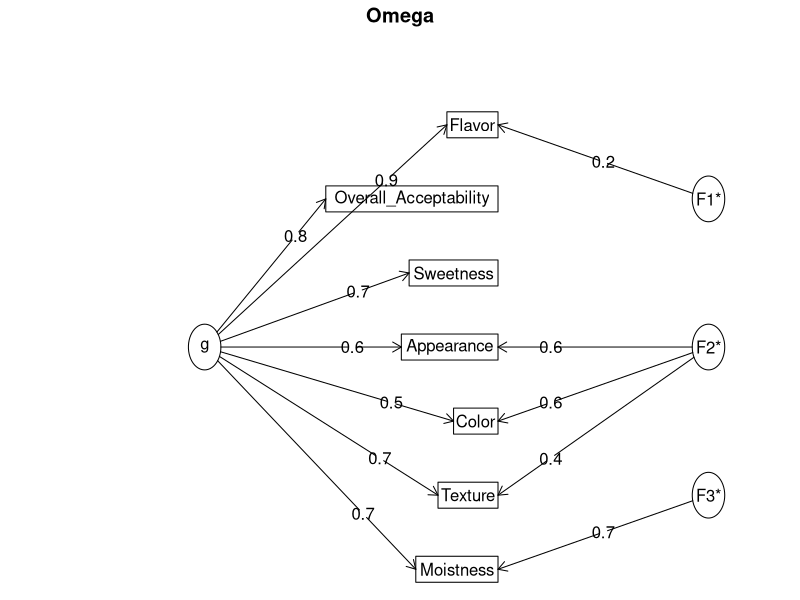
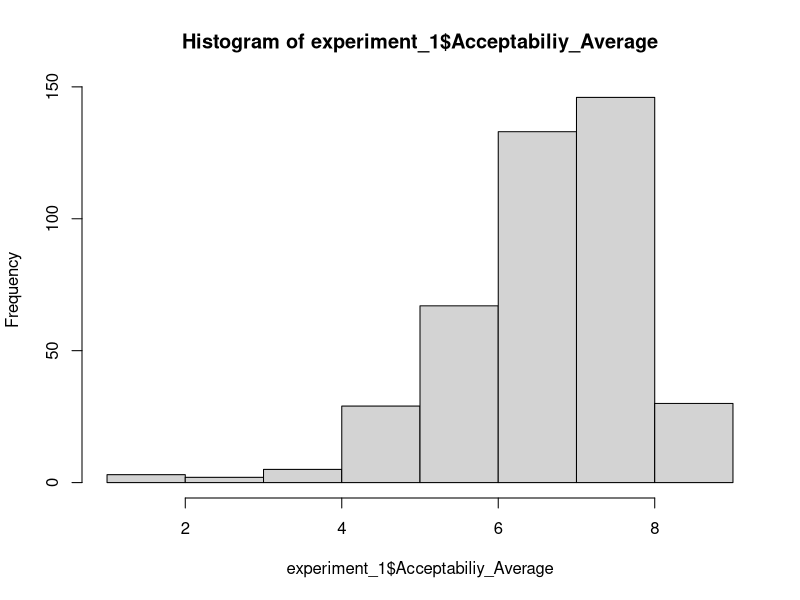
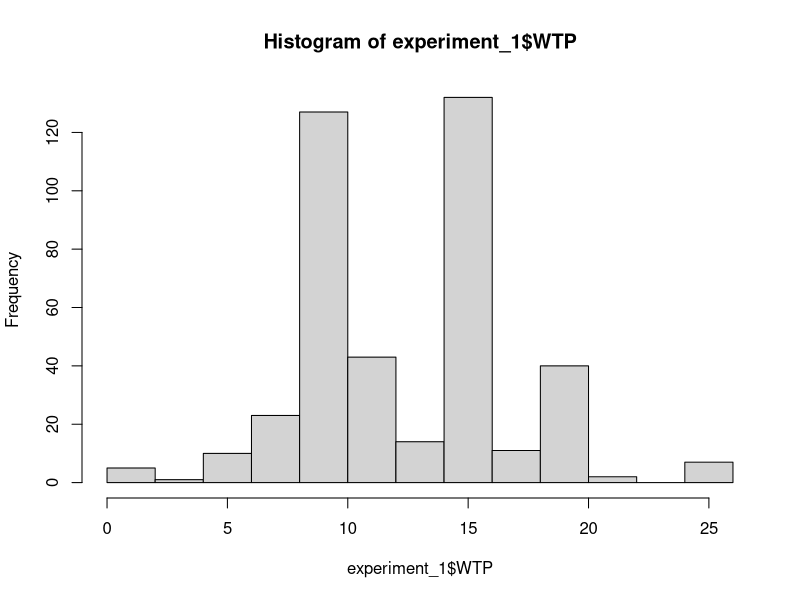
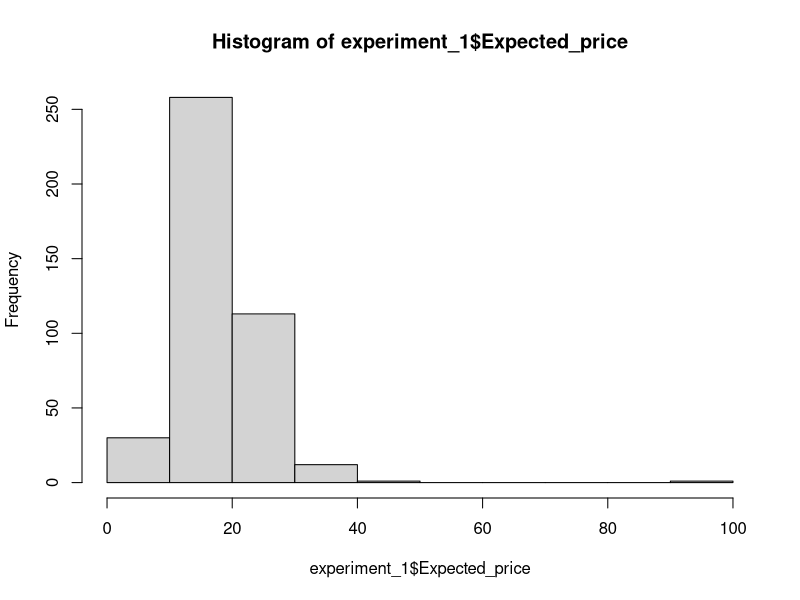
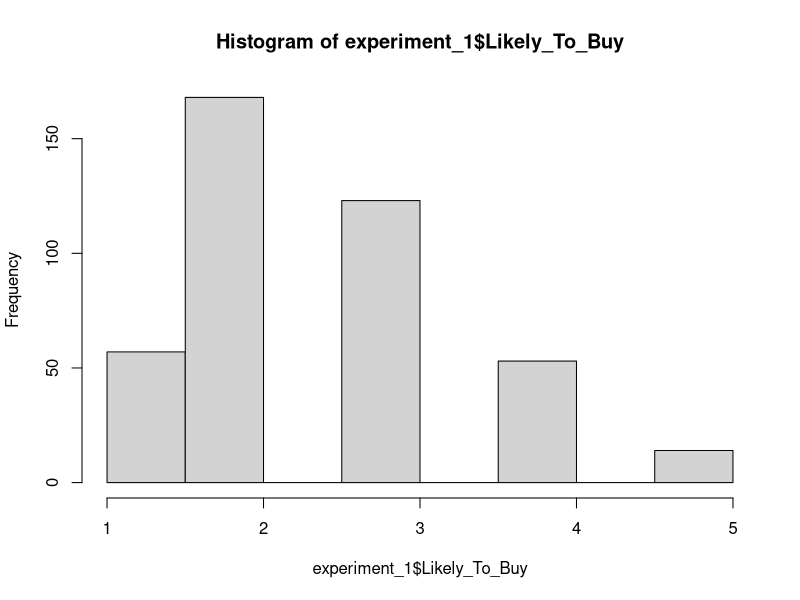
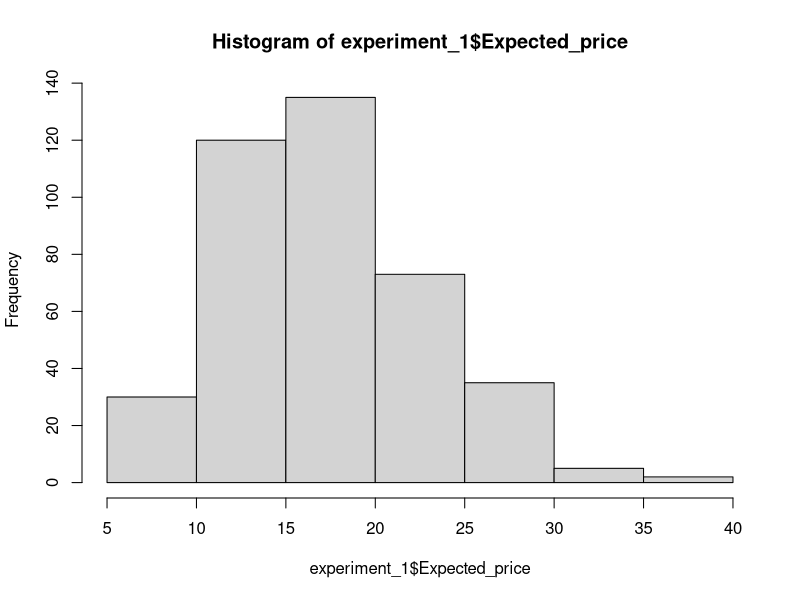
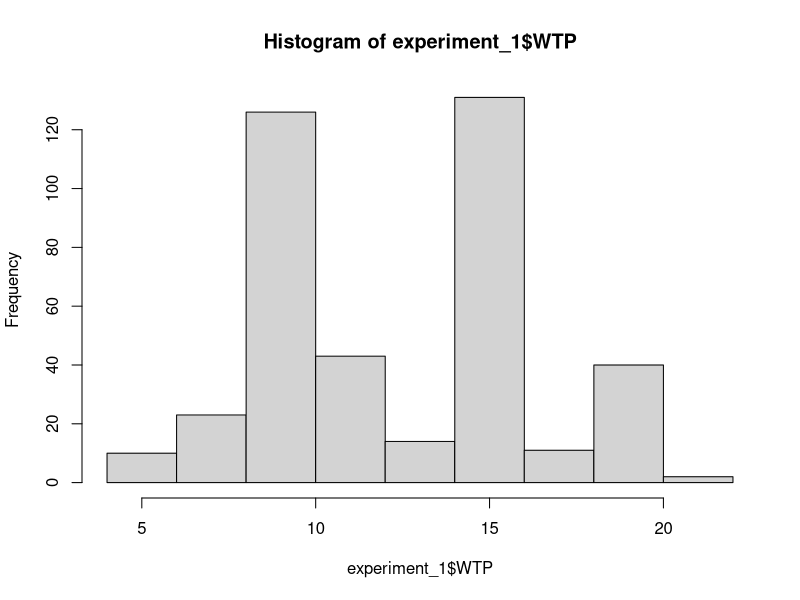

Source code (R) for these figures, in order:

library(psych)
library(dplyr)
library(ggpubr)

# load the data
cookies <- read.csv("Cookies Data Set.csv")

omnivores <- cookies %>% 
                        # select omnivores
                        .[.$Diet_Type==1,] %>%
  
                        # get complete cases for the experiment
                        .[complete.cases(.[ ,1:31]), ]

# reliability of Acceptability
omega(omnivores[ , 22:28])


# Acceptability and average acceptability added                        
omnivores$Acceptabiliy <- rowSums(omnivores[ , 22:28])

omnivores$Acceptabiliy_Average <- rowMeans(omnivores[ , 22:28])

#data frame for Hypothesis 1 in the experiment

experiment_1 <- omnivores %>% 
                              # select control and vegan group
                              .[which(.$Manipulation_Groups==1 |
                                      .$Manipulation_Groups==2), ]
                              

#data frame for Hypothesis 2 in the experiment

experiment_2 <- omnivores %>% 
                              # select vegan,  vegan_health and vegan_animals groups
                              .[which(.$Manipulation_Groups==2 |
                                      .$Manipulation_Groups==3 | 
                                      .$Manipulation_Groups==4), ]
# plotting variables

hist(experiment_1$Acceptabiliy_Average)
hist(experiment_1$WTP)
hist(experiment_1$Expected_price)
hist(experiment_1$Likely_To_Buy)
     

# removing outliers in open-ended items
outliers_expected_price_1 <- boxplot(experiment_1$Expected_price, plot=FALSE)$out
experiment_1 <- experiment_1[-which(experiment_1$Expected_price %in%
                                      outliers_expected_price_1),]

outliers_WTP_1 <- boxplot(experiment_1$WTP, plot=FALSE)$out
experiment_1 <- experiment_1[-which(experiment_1$WTP %in%
                                      outliers_WTP_1),]

# plot again
hist(experiment_1$Expected_price)
hist(experiment_1$WTP)

# descriptive statistics
describe(experiment_1$Acceptabiliy_Average)
describe(experiment_1$WTP)
describe(experiment_1$Expected_price)
describe(experiment_1$Likely_To_Buy)

# checking equality of variance

bartlett.test(Acceptabiliy_Average~Manipulation_Groups, experiment_1)
bartlett.test(WTP~Manipulation_Groups, experiment_1)
bartlett.test(Expected_price~Manipulation_Groups, experiment_1)
bartlett.test(Likely_To_Buy~Manipulation_Groups, experiment_1)
# only Expected price deviates slighlty; parametrics can be used


# subsetting by experimental groups

control_exp_1 <- experiment_1[experiment_1$Manipulation_Groups==1,]
vegan_exp_1 <- experiment_1[experiment_1$Manipulation_Groups==2,]


# t-tests

acceptability_t_exp_1 <- t.test(control_exp_1$Acceptabiliy_Average, 
                                vegan_exp_1$Acceptabiliy_Average, 
                                var.equal = TRUE)

wtp_t_exp_1 <- t.test(control_exp_1$WTP, 
                      vegan_exp_1$WTF, 
                      var.equal = TRUE)

expected_price_t_exp_1 <- t.test(control_exp_1$Expected_price, 
                                 vegan_exp_1$Expected_price, paired=FALSE,
                                 var.equal = TRUE)

likely_to_buy_t_exp_1 <- t.test(control_exp_1$Likely_To_Buy, 
                                vegan_exp_1$Likely_To_Buy, 
                                var.equal = TRUE)


library(broom)
library(purrr)
t_tests_exp_1 <- map_df(list(acceptability_t_exp_1,
                          wtp_t_exp_1, 
                          expected_price_t_exp_1,
                          likely_to_buy_t_exp_1),
                        tidy)

rownames(t_tests_exp_1) <- c("Acceptability", 
                             "WTP", 
                             "Expected_Price", 
                             "Likely_To_Buy")





which(colnames(cookies)=="Overall_Acceptability")



